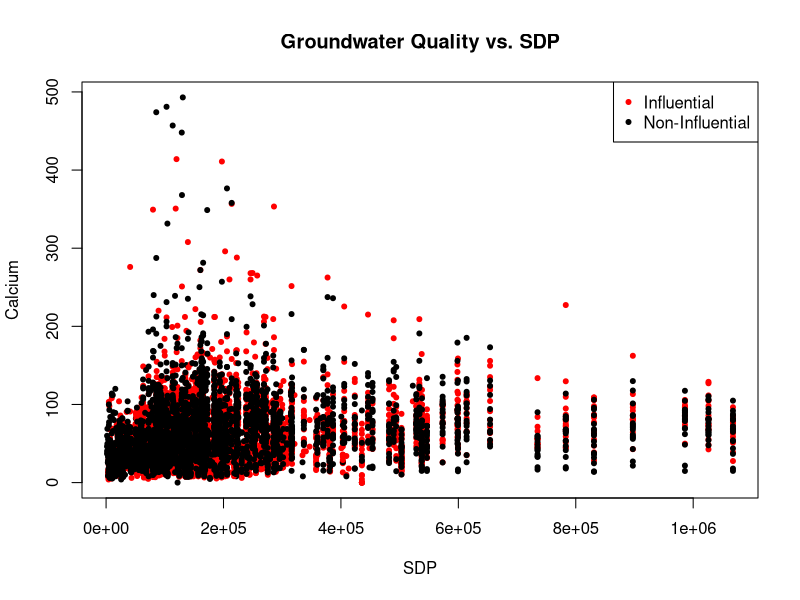

Write R code to recreate this figure.
library(readr)
library(tidyr)
library(dplyr)
library(car)

# Read the data
data <- read.csv("Excels/merged_table.csv")

# Drop rows with missing values
data <- na.omit(data)

# Define independent variables
x <- data$SDP
x2 <- x^2
x3 <- x^3
x4 <- data$Gini

# Create polynomial features
X_poly <- cbind(x, x2, x3, x4)  # Including x4 (Gini) in the polynomial features

# Define dependent variable
y <- data$calcium

# Convert matrix to data frame
X_poly_df <- as.data.frame(X_poly)

# Fit the model
model <- lm(y ~ ., data = X_poly_df)

# Calculate residuals
residuals <- residuals(model)

# Calculate hat values (leverage)
hat_values <- hatvalues(model)

# Calculate variance of residuals
sigma_hat <- sqrt(sum(residuals^2) / (length(residuals) - length(coef(model))))

# Calculate DFBETA
dfbeta <- dfbetas(model)
dfbeta_std <- apply(dfbeta, 2, function(x) x * sigma_hat / sqrt(sum(x^2)))
cutoff_dfbeta <- 2 / sqrt(nrow(X_poly_df))

# Find influential observations based on DFBETA
influential_dfbeta <- apply(abs(dfbeta_std), 1, max) > cutoff_dfbeta
influential_observations_dfbeta <- rownames(X_poly_df)[influential_dfbeta]


# Print influential observations based on DFBETA
cat("Influential observations based on DFBETA (cutoff =", cutoff_dfbeta, "):\n")
print(influential_observations_dfbeta)

# Write the data to a CSV file
write.csv(data[influential_observations_dfbeta, ], "data_with_influential_observations_dfbeta.csv", row.names = FALSE, na = "")

influential_data <- data[influential_observations_dfbeta, ]
summ_data <- summary(influential_data)

print(summ_data)


# Plot the data with influential observations highlightedA
plot(data$SDP, data$calcium, main = "Groundwater Quality vs. SDP",
     xlab = "SDP", ylab = "Calcium", pch = 20, col = ifelse(rownames(data) %in% influential_observations_dfbeta, "red", "black"))
legend("topright", legend = c("Influential", "Non-Influential"), col = c("red", "black"), pch = 20)